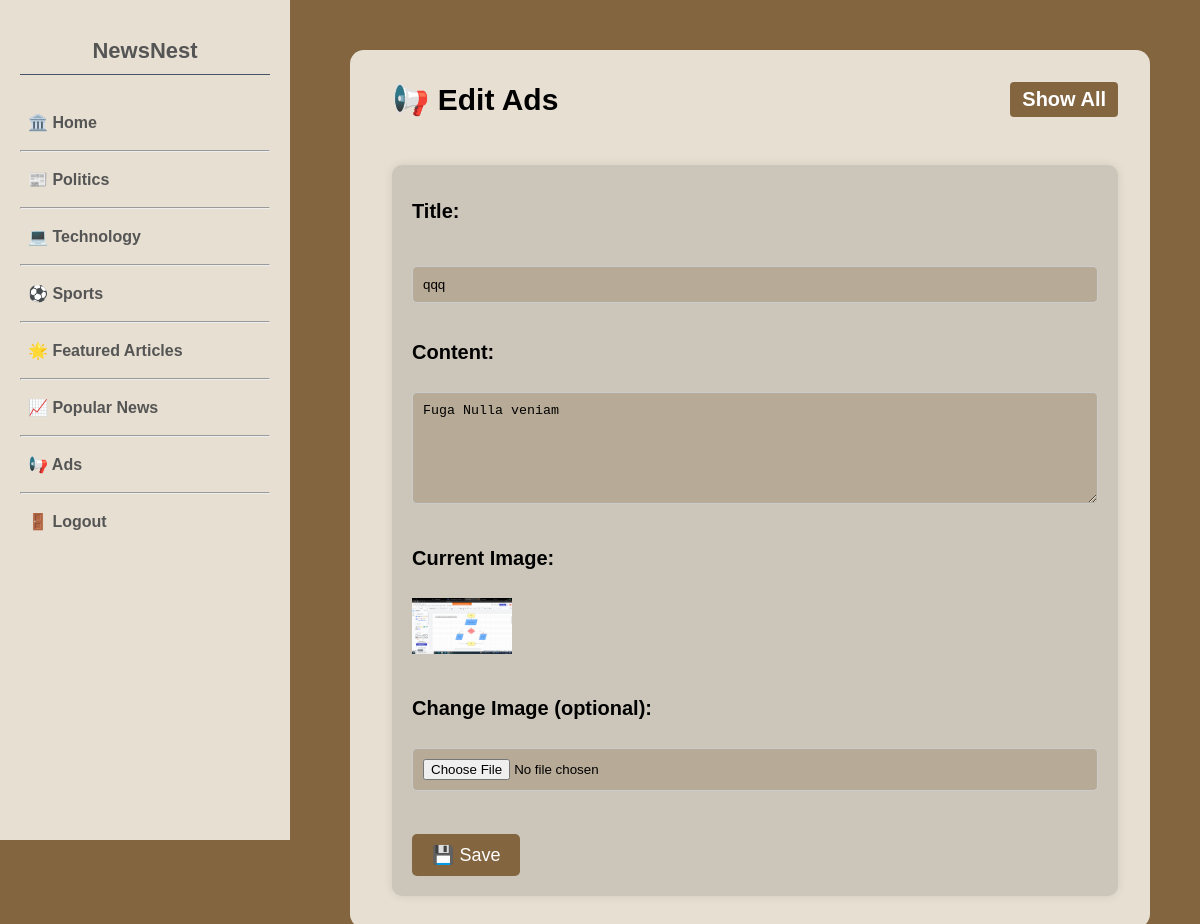
/dashboard/Ads/edit.php?id=1, run on the app's committed database.
### tables this page shows
CREATE TABLE IF NOT EXISTS `articles` (
  `article_id` int NOT NULL AUTO_INCREMENT,
  `title` varchar(255) DEFAULT NULL,
  `content` text,
  `image_url` varchar(255) DEFAULT NULL,
  `category_id` int DEFAULT NULL,
  `author_id` int DEFAULT NULL,
  `published_date` timestamp NULL DEFAULT CURRENT_TIMESTAMP,
  PRIMARY KEY (`article_id`),
  KEY `category_id` (`category_id`),
  KEY `author_id` (`author_id`)
);

### dashboard/Ads/edit.php (the view, shortened to what this page needs)
<?php
include '../layouts/header.php';
include '../../SQL/db_connect.php';
$article_id = intval($_GET['id']);
$sql = "SELECT * FROM articles WHERE article_id = ?";
$stmt = $conn->prepare($sql);
$stmt->bind_param("i", $article_id);
$stmt->execute();
$result = $stmt->get_result();
$article = $result->fetch_assoc();
?>
<div style="margin-left: 10px; padding: 10px;">
    <div style="display: flex; justify-content: space-between; align-items: center; margin-bottom: 2px;">
        <h2 style="margin: 0;">📢 Edit Ads</h2>
        <a href='../Politics/index.php' class='add-btn' style="padding: 6px 12px;"> Show All</a>
    </div>
    <br><br>
    <form action="" method="POST" enctype="multipart/form-data" class="article-form">
        <label>Title:</label><br>
        <input type="text" name="title" value="<?= $article['title'] ?>" required><br><br>
        <label>Content:</label><br>
        <textarea name="content" rows="6" cols="50"><?= $article['content'] ?></textarea><br><br>
        <label>Current Image:</label><br>
        <img src="../../uploads/<?= $article['image_url'] ?>" width="100"><br><br>
        <label>Change Image (optional):</label><br>
        <input type="file" name="image"><br><br>
        <button type="submit" name="update" class="submit-btn">💾 Save</button>
    </form>
</div>
<?php include '../layouts/footer.php'; ?>

### front/css/styles.css (style rules this page uses)
body { background-size: cover; background-color: #836540; font-family: "Lalezar", sans-serif; font-weight: bold; font-size: 20px; display: flex; flex-direction: column; margin: 0; height: 100%; }
html { height: 100%; scroll-behavior: smooth; margin: 0; }
.add-btn { background-color: #836540; color: white; padding: 6px 12px; text-decoration: none; border-radius: 4px; }
.article-form { font-family: "Lalezar", sans-serif; font-weight: bold; margin: 0 auto; padding: 20px; background-color: #5453522f; border-radius: 10px; box-shadow: 0 0 10px rgba(0, 0, 0, 0.1); }
.article-form label { font-weight: bold; display: block; margin-bottom: 5px; margin-top: 15px; }
.article-form input[type="text"], .article-form input[type="file"], .article-form textarea { width: 100%; padding: 10px; border-radius: 5px; border: 1px solid #ccc; box-sizing: border-box; background-color: #8365404a; }
.article-form textarea { resize: vertical; }
.submit-btn { margin-top: 20px; padding: 10px 20px; background-color: #836540; color: white; border: none; border-radius: 5px; font-family: "Lalezar", sans-serif; font-size: 18px; cursor: pointer; transition: background-color 0.3s ease; }
input[type="text"], input[type="password"],input[type="email"] { width: 100%; padding: 10px; margin-top: 15px; border: 1px solid #ccc; border-radius: 5px; background-color: #cea4a021; }

### data on the page
articles: title "qqq", content "Fuga Nulla veniam", image_url (picture)
